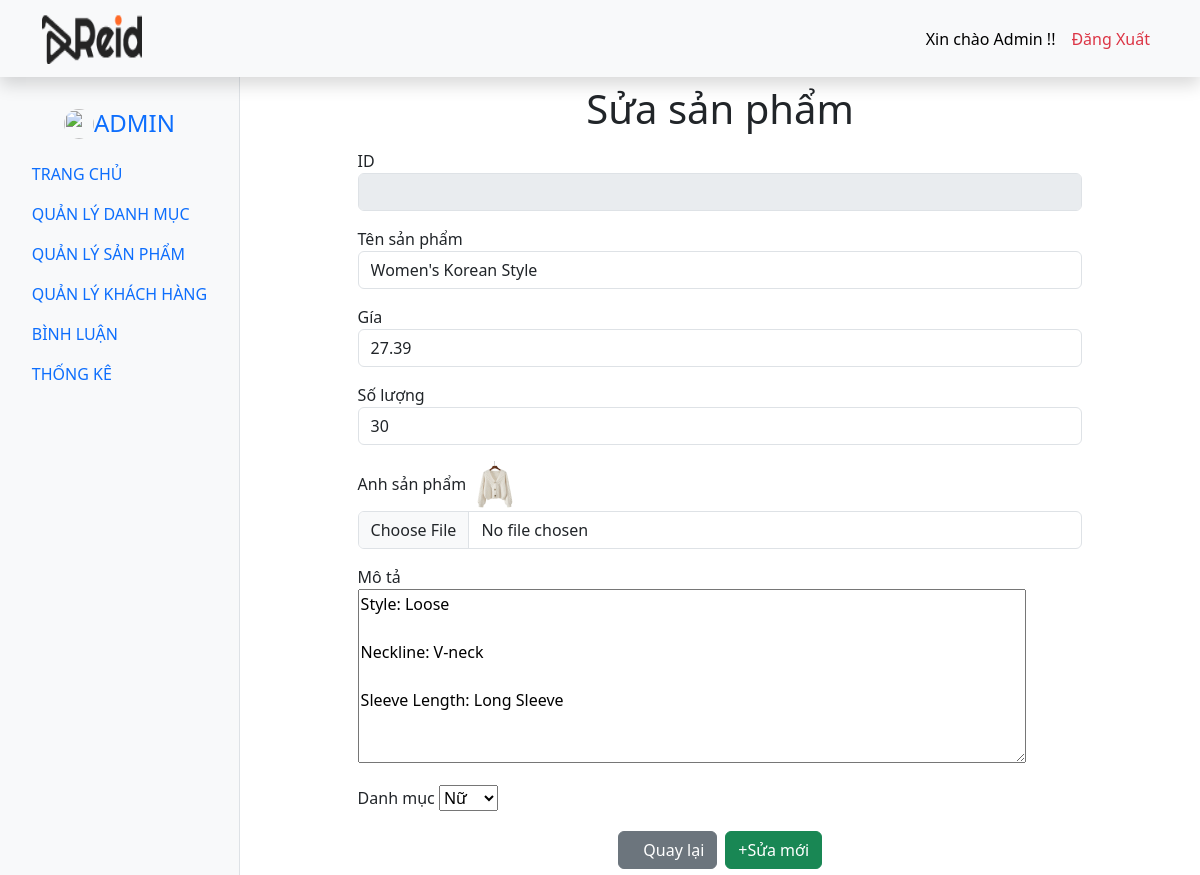
/admin/index.php?act=suasp&id=24, run on the app's committed database.
### tables this page shows
CREATE TABLE `products` (
  `product_id` int(11) NOT NULL,
  `product_name` varchar(255) NOT NULL,
  `price` float NOT NULL,
  `image` varchar(50) NOT NULL,
  `description` varchar(255) NOT NULL,
  `quantity` int(11) NOT NULL,
  `cate_id` int(11) NOT NULL,
  `luotxem` int(11) DEFAULT NULL
);

### model/pdo.php (called while the page is built, shortened)
<?php
function pdo_get_connection()
{
    $servername = "mysql:host=localhost;dbname=duan1;charset=utf8";
    $username = "root";
    $password = "";
    $conn = new PDO($servername, $username, $password);
    $conn->setAttribute(PDO::ATTR_ERRMODE, PDO::ERRMODE_EXCEPTION);
    return $conn;
}
function pdo_query($sql)
{
    $sql_args = array_slice(func_get_args(), 1);
    try {
        $conn = pdo_get_connection();
        $stmt = $conn->prepare($sql);
        $stmt->execute($sql_args);
        $rows = $stmt->fetchAll();
        return $rows;
    } catch (PDOException $e) {
        throw $e;
    } finally {
        unset($conn);
    }
}
function pdo_query_one($sql)
{
    $sql_args = array_slice(func_get_args(), 1);
    try {
        $conn = pdo_get_connection();
        $stmt = $conn->prepare($sql);
        $stmt->execute($sql_args);
        $row = $stmt->fetch(PDO::FETCH_ASSOC);
        return $row;
    } catch (PDOException $e) {
        throw $e;
    } finally {
        unset($conn);
    }
}

### model/sanpham.php (called while the page is built, shortened)
<?php
function loadsanphamid(){
    $sql="SELECT * FROM `products` WHERE product_id=".$_GET['id'];
    $sp=pdo_query_one($sql);
    return $sp;
}
?>

### model/danhmuc.php (called while the page is built, shortened)
<?php
function listdm(){
    $sql="SELECT * FROM `categories` WHERE 1";
    $listdm=pdo_query($sql);
    return $listdm;
}
?>

### admin/sanpham/update.php (the view, shortened to what this page needs)
<div class="container pt-2" style="width: 80%">
<?php
 if(is_array($sp)){
  extract($sp);
}
?>
            <h1 class="d-flex justify-content-center ">Sửa sản phẩm</h1>
            <div class="container " style="width: 80%">
                <form action="index.php?act=updatesp" method="post" enctype="multipart/form-data">
                  <div class="mt-3">
                    <span class="form-label">ID</span>
                    <input type="text" class="form-control" disabled />
                  </div>
                  <div class="mt-3">
                    <span class="form-label">Tên sản phẩm</span>
                    <input type="text" class="form-control" name="ten" value="<?=$product_name?>" />
                  </div>
                  <div class="mt-3">
                    <span class="form-label">Gía</span>
                    <input type="text" class="form-control" name="gia" value="<?=$price?>"/>
                  </div>
                  <div class="mt-3">
                    <span class="form-label">Số lượng</span>
                    <input type="text" class="form-control" name="soluong" value="<?=$quantity?>"/>
                  </div>
                  <div class="mt-3">
                    <span class="form-label">Anh sản phẩm</span>
                    <img src="../image/<?=$image?>" alt="" width="50px" height="50px">
                    <input type="file" class="form-control" name="anh"/>
                  </div>
                  <div class="mt-3">
                    <span class="form-label">Mô tả</span><br>
                   <textarea  name="mota" id="myTextarea" rows="7" cols="70"  ><?=$description?></textarea>
                  </div>
                  <div class="mt-3">
                    <span class="form-label">Danh mục</span>
                   <select name="danhmuc" id="">
                  <?php
                   foreach($listdm as $item){
                       extract($item);
                       if($cate_id=$cate_id) $s="selected"; else $s="";
                       echo ' <option value="'.$cate_id.'" '.$s.'>'.$cate_name.'</option>';
                   ?>
                    <?php }?>
                   </select>
                  </div>
                  <div class="mt-3 d-flex justify-content-center">
                      <button type="submit" class="btn btn-secondary m-1 "><i class="fa-solid fa-arrow-left"></i><a href="index.php?act=listsp" style="color:white; text-decoration: none;">Quay lại</a></button>
                      <button type="submit" name="sumbit" class="btn btn-success m-1 " ><i class="fa-solid fa-plus"></i>Sửa mới</button>
                  </div>
                </form>
              </div>
            </div>
          </div>

### data on the page
products: ten "Women's Korean Style", gia "27.39", soluong "30", image (picture), mota "Style: Loose Neckline: V-neck Sleeve Length: Long Sleeve"

### other printed values
form field danhmuc "Nữ"
